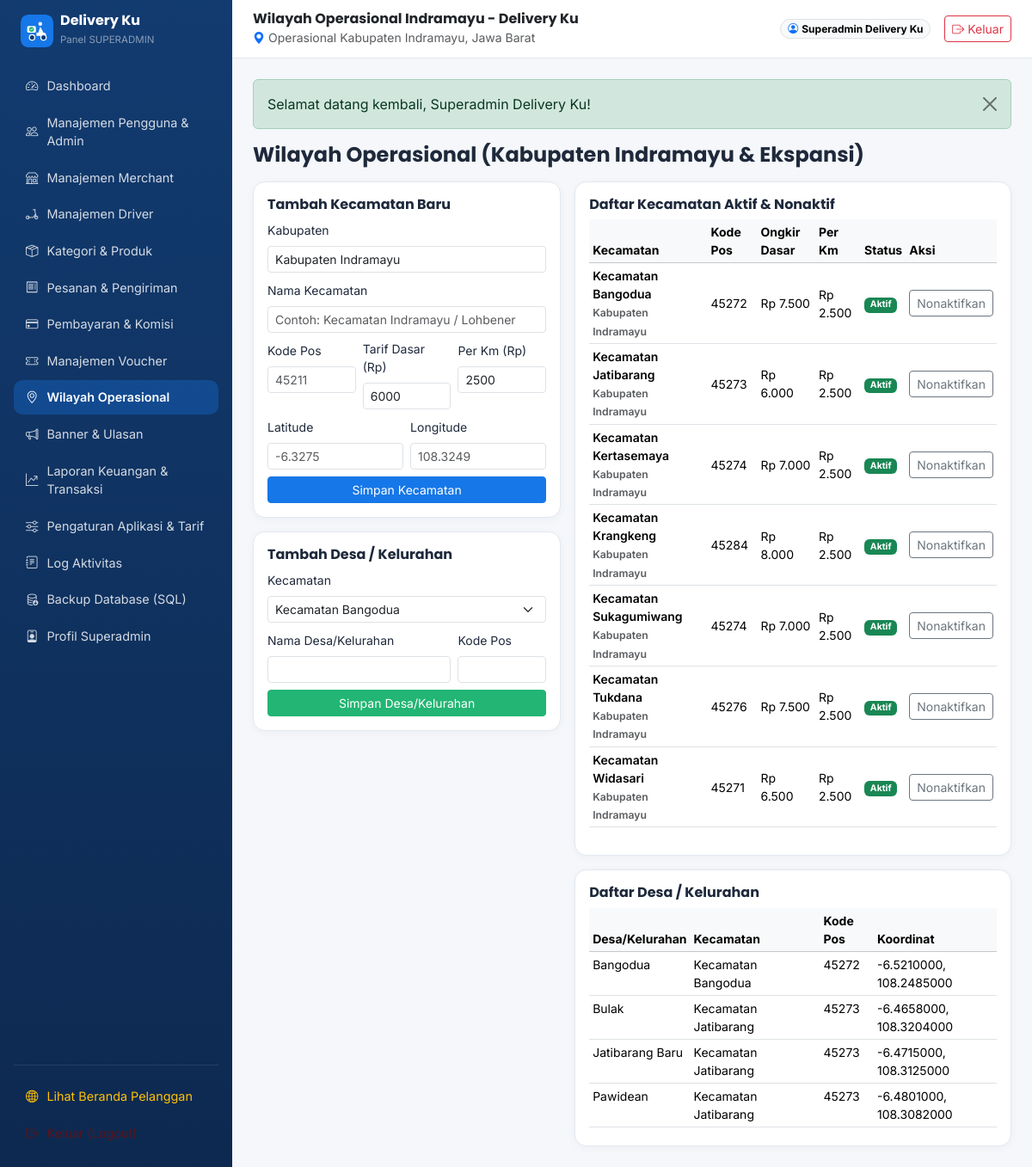
/index.php?route=superadmin/regions (signed in), run on the app's committed database.
### tables this page shows
CREATE TABLE IF NOT EXISTS `districts` (
    `id` INT UNSIGNED AUTO_INCREMENT PRIMARY KEY,
    `regency_name` VARCHAR(100) NOT NULL DEFAULT 'Kabupaten Indramayu',
    `province_name` VARCHAR(100) NOT NULL DEFAULT 'Jawa Barat',
    `name` VARCHAR(120) NOT NULL,
    `postal_code` VARCHAR(10) NULL,
    `latitude` DECIMAL(10,7) NULL,
    `longitude` DECIMAL(10,7) NULL,
    `base_delivery_fee` DECIMAL(12,2) NOT NULL DEFAULT 6000.00,
    `per_km_fee` DECIMAL(12,2) NOT NULL DEFAULT 2500.00,
    `is_active` TINYINT(1) NOT NULL DEFAULT 1,
    `created_at` TIMESTAMP DEFAULT CURRENT_TIMESTAMP,
    `updated_at` TIMESTAMP DEFAULT CURRENT_TIMESTAMP ON UPDATE CURRENT_TIMESTAMP,
    `deleted_at` TIMESTAMP NULL DEFAULT NULL,
    UNIQUE KEY `uq_district_regency` (`regency_name`, `name`),
    INDEX `idx_district_active` (`is_active`)
);

CREATE TABLE IF NOT EXISTS `villages` (
    `id` INT UNSIGNED AUTO_INCREMENT PRIMARY KEY,
    `district_id` INT UNSIGNED NOT NULL,
    `name` VARCHAR(120) NOT NULL,
    `postal_code` VARCHAR(10) NULL,
    `latitude` DECIMAL(10,7) NULL,
    `longitude` DECIMAL(10,7) NULL,
    `is_active` TINYINT(1) NOT NULL DEFAULT 1,
    `created_at` TIMESTAMP DEFAULT CURRENT_TIMESTAMP,
    `updated_at` TIMESTAMP DEFAULT CURRENT_TIMESTAMP ON UPDATE CURRENT_TIMESTAMP,
    `deleted_at` TIMESTAMP NULL DEFAULT NULL,
    INDEX `idx_village_district` (`district_id`),
    CONSTRAINT `fk_village_district` FOREIGN KEY (`district_id`) REFERENCES `districts`(`id`) ON DELETE CASCADE
);

### app/controllers/SuperadminController.php (called while the page is built, shortened)
<?php
final class SuperadminController
{
    public function regions(): void
    {
        $pdo = Database::connection();
        $districts = $pdo->query('SELECT * FROM districts WHERE deleted_at IS NULL ORDER BY name')->fetchAll();
        $villages = $pdo->query('SELECT v.*, d.name AS district_name FROM villages v JOIN districts d ON d.id=v.district_id WHERE v.deleted_at IS NULL ORDER BY d.name, v.name')->fetchAll();
        render_view('superadmin/regions', compact('districts', 'villages') + ['pageTitle' => 'Wilayah Operasional Indramayu - Delivery Ku'], 'dashboard_shell');
    }
}

### index.php (called while the page is built, shortened)
<?php
$routes = require BASE_PATH . '/routes/web.php';
$route = trim((string)($_GET['route'] ?? ''), '/');
$handler = $routes[$route];
$isPost = ($_SERVER['REQUEST_METHOD'] ?? 'GET') === 'POST';
if ($isPost && isset($handler[2], $handler[3])) {
    $controllerClass = $handler[2];
    $method = $handler[3];
} else {
    $method = $handler[1];
}
$controller = new $controllerClass();
$controller->{$method}();

### resources/views/superadmin/regions.php (the view, shortened to what this page needs)
<h4 class="fw-bold mb-3">Wilayah Operasional (Kabupaten Indramayu & Ekspansi)</h4>
<div class="row g-3">
    <div class="col-lg-5">
        <div class="dk-card p-3 mb-3">
            <h6 class="fw-bold mb-2">Tambah Kecamatan Baru</h6>
            <form method="POST">
                <div class="mb-2"><label class="form-label small">Kabupaten</label><input type="text" name="regency_name" value="Kabupaten Indramayu" class="form-control form-control-sm" required></div>
                <div class="mb-2"><label class="form-label small">Nama Kecamatan</label><input type="text" name="name" placeholder="Contoh: Kecamatan Indramayu / Lohbener" class="form-control form-control-sm" required></div>
                <div class="row g-2 mb-2">
                    <div class="col"><label class="form-label small">Kode Pos</label><input type="text" name="postal_code" class="form-control form-control-sm" placeholder="45211"></div>
                    <div class="col"><label class="form-label small">Tarif Dasar (Rp)</label><input type="number" name="base_delivery_fee" value="6000" class="form-control form-control-sm"></div>
                    <div class="col"><label class="form-label small">Per Km (Rp)</label><input type="number" name="per_km_fee" value="2500" class="form-control form-control-sm"></div>
                </div>
                <div class="row g-2 mb-2">
                    <div class="col"><label class="form-label small">Latitude</label><input type="text" name="latitude" class="form-control form-control-sm" placeholder="-6.3275"></div>
                    <div class="col"><label class="form-label small">Longitude</label><input type="text" name="longitude" class="form-control form-control-sm" placeholder="108.3249"></div>
                </div>
                <button class="btn btn-dk-primary btn-sm w-100">Simpan Kecamatan</button>
            </form>
        </div>
        <div class="dk-card p-3">
            <h6 class="fw-bold mb-2">Tambah Desa / Kelurahan</h6>
            <form method="POST">
                <div class="mb-2"><label class="form-label small">Kecamatan</label><select name="district_id" class="form-select form-select-sm"><?php foreach ($districts as $d): ?><option value="<?= (int)$d['id'] ?>"><?= e($d['name']) ?></option><?php endforeach; ?></select></div>
                <div class="row g-2 mb-2">
                    <div class="col-8"><label class="form-label small">Nama Desa/Kelurahan</label><input type="text" name="name" class="form-control form-control-sm" required></div>
                    <div class="col-4"><label class="form-label small">Kode Pos</label><input type="text" name="postal_code" class="form-control form-control-sm"></div>
                </div>
                <button class="btn btn-dk-green btn-sm w-100">Simpan Desa/Kelurahan</button>
            </form>
        </div>
    </div>
    <div class="col-lg-7">
        <div class="dk-card p-3 mb-3">
            <h6 class="fw-bold mb-2">Daftar Kecamatan Aktif & Nonaktif</h6>
            <div class="table-responsive">
                <table class="table table-sm align-middle small">
                    <thead class="table-light"><tr><th>Kecamatan</th><th>Kode Pos</th><th>Ongkir Dasar</th><th>Per Km</th><th>Status</th><th>Aksi</th></tr></thead>
                    <tbody>
                    <?php foreach ($districts as $d): ?>
                        <tr>
                            <td class="fw-semibold"><?= e($d['name']) ?><br><small class="text-muted"><?= e($d['regency_name']) ?></small></td>
                            <td><?= e($d['postal_code']) ?></td>
                            <td><?= e(rupiah($d['base_delivery_fee'])) ?></td>
                            <td><?= e(rupiah($d['per_km_fee'])) ?></td>
                            <td><span class="badge text-bg-<?= $d['is_active'] ? 'success' : 'secondary' ?>"><?= $d['is_active'] ? 'Aktif' : 'Nonaktif' ?></span></td>
                            <td>
                                <form method="POST">
                                    <button class="btn btn-outline-secondary btn-sm"><?= $d['is_active'] ? 'Nonaktifkan' : 'Aktifkan' ?></button>
                                </form>
                            </td>
                        </tr>
                    <?php endforeach; ?>
                    </tbody>
                </table>
            </div>
        </div>
        <div class="dk-card p-3">
            <h6 class="fw-bold mb-2">Daftar Desa / Kelurahan</h6>
            <div class="table-responsive" style="max-height:260px;overflow-y:auto;">
                <table class="table table-sm small mb-0">
                    <thead class="table-light"><tr><th>Desa/Kelurahan</th><th>Kecamatan</th><th>Kode Pos</th><th>Koordinat</th></tr></thead>
                    <tbody>
                    <?php foreach ($villages as $v): ?>
                        <tr><td><?= e($v['name']) ?></td><td><?= e($v['district_name']) ?></td><td><?= e($v['postal_code']) ?></td><td><?= e((string)$v['latitude']) ?>, <?= e((string)$v['longitude']) ?></td></tr>
                    <?php endforeach; ?>
                    </tbody>
                </table>
            </div>
        </div>
    </div>
</div>

### public/assets/css/deliveryku.css (style rules this page uses)
:root { --dk-blue: #1677E8; --dk-navy: #123B70; --dk-white: #FFFFFF; --dk-bg: #F5F7FA; --dk-green: #22B573; --dk-border: #E2E8F0; }
body { font-family: 'Inter', 'Poppins', system-ui, -apple-system, sans-serif; background-color: var(--dk-bg); color: #1E293B; }
h1, h2, h3, h4, h5, h6, .brand-font { font-family: 'Poppins', 'Inter', sans-serif; }
.btn-dk-primary { background-color: var(--dk-blue); border-color: var(--dk-blue); color: #fff; }
.btn-dk-green { background-color: var(--dk-green); border-color: var(--dk-green); color: #fff; }
.dk-card { border: 1px solid var(--dk-border); border-radius: 14px; box-shadow: 0 2px 10px rgba(18, 59, 112, 0.04); background: #fff; }

### data on the page
districts: name "Kecamatan Bangodua", regency_name "Kabupaten Indramayu", postal_code "45272", base_delivery_fee "Rp 7.500", per_km_fee "Rp 2.500", is_active "Aktif"
districts: name "Kecamatan Jatibarang", regency_name "Kabupaten Indramayu", postal_code "45273", base_delivery_fee "Rp 6.000", per_km_fee "Rp 2.500", is_active "Aktif"
districts: name "Kecamatan Kertasemaya", regency_name "Kabupaten Indramayu", postal_code "45274", base_delivery_fee "Rp 7.000", per_km_fee "Rp 2.500", is_active "Aktif"
districts: name "Kecamatan Krangkeng", regency_name "Kabupaten Indramayu", postal_code "45284", base_delivery_fee "Rp 8.000", per_km_fee "Rp 2.500", is_active "Aktif"
districts: name "Kecamatan Sukagumiwang", regency_name "Kabupaten Indramayu", postal_code "45274", base_delivery_fee "Rp 7.000", per_km_fee "Rp 2.500", is_active "Aktif"
districts: name "Kecamatan Tukdana", regency_name "Kabupaten Indramayu", postal_code "45276", base_delivery_fee "Rp 7.500", per_km_fee "Rp 2.500", is_active "Aktif"
districts: name "Kecamatan Widasari", regency_name "Kabupaten Indramayu", postal_code "45271", base_delivery_fee "Rp 6.500", per_km_fee "Rp 2.500", is_active "Aktif"
villages: name "Bangodua", district.name "Kecamatan Bangodua", postal_code "45272", latitude "-6.5210000", longitude "108.2485000"
villages: name "Bulak", district.name "Kecamatan Jatibarang", postal_code "45273", latitude "-6.4658000", longitude "108.3204000"
villages: name "Jatibarang Baru", district.name "Kecamatan Jatibarang", postal_code "45273", latitude "-6.4715000", longitude "108.3125000"
villages: name "Pawidean", district.name "Kecamatan Jatibarang", postal_code "45273", latitude "-6.4801000", longitude "108.3082000"

### other printed values
$role "SUPERADMIN"
$m['label'] "Dashboard"
$m['label'] "Manajemen Pengguna & Admin"
$m['label'] "Manajemen Merchant"
$m['label'] "Manajemen Driver"
$m['label'] "Kategori & Produk"
$m['label'] "Pesanan & Pengiriman"
$m['label'] "Pembayaran & Komisi"
$m['label'] "Manajemen Voucher"
$m['label'] "Wilayah Operasional"
$m['label'] "Banner & Ulasan"
$m['label'] "Laporan Keuangan & Transaksi"
$m['label'] "Pengaturan Aplikasi & Tarif"
$m['label'] "Log Aktivitas"
$m['label'] "Backup Database (SQL)"
